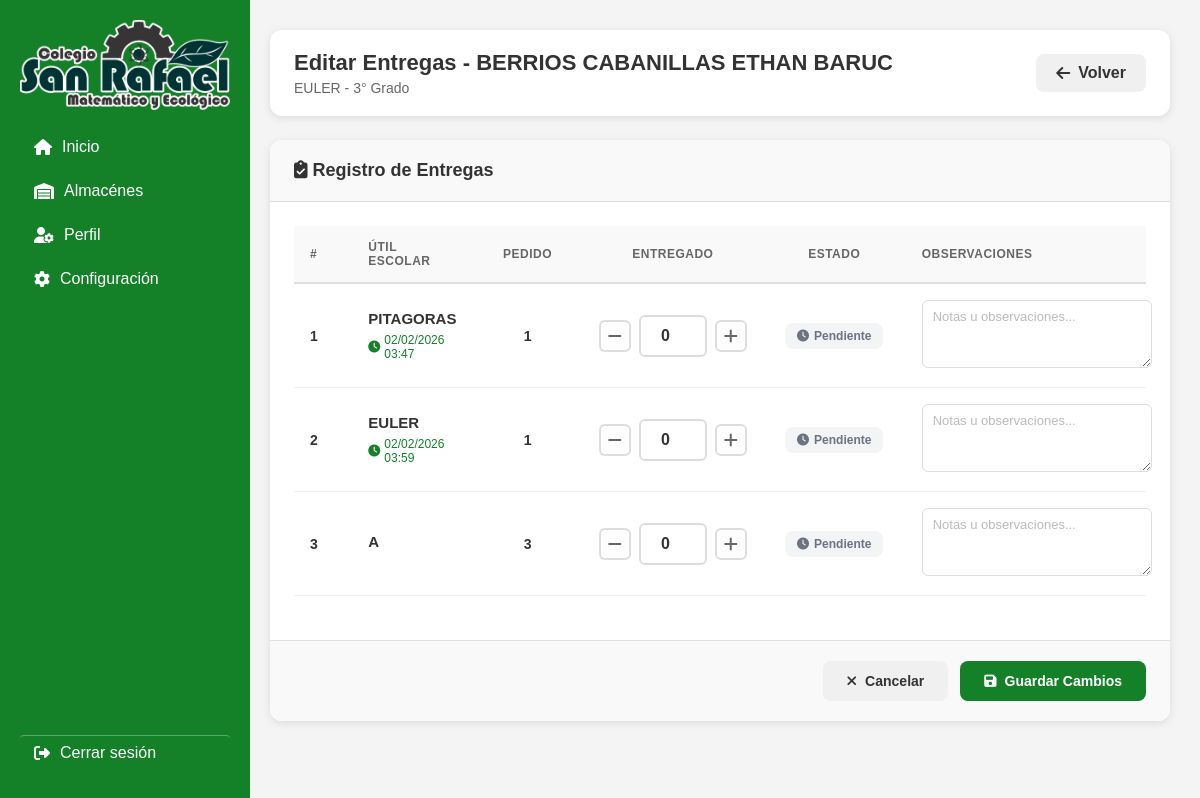
Page /entrega-utiles/alumnos/32/editar-entregas/ on the earlier database version.
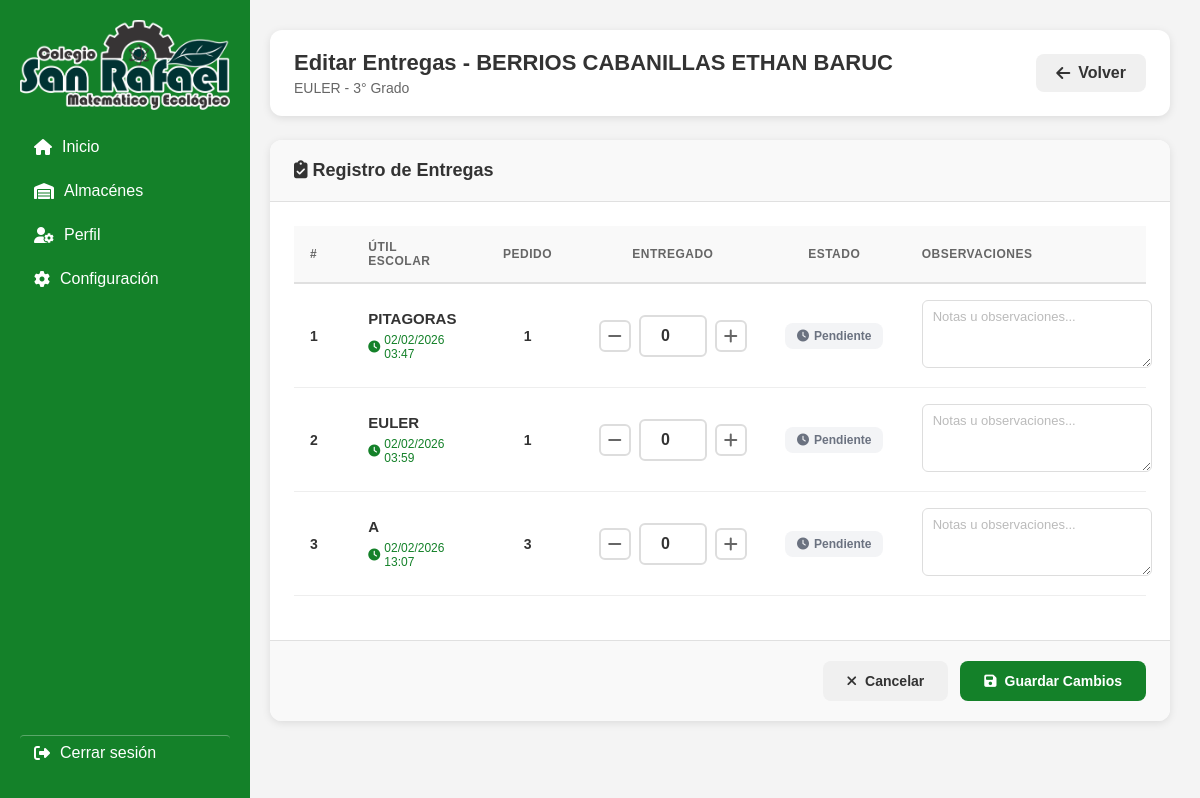
Same page on the later database version.
### app1/models.py (models this page shows, shortened)
class EntregaUtil(models.Model):
    alumno = models.ForeignKey(
        Alumno,
        on_delete=models.CASCADE,
        related_name='entregas'
    )
    util = models.ForeignKey(
        UtilEscolar,
        on_delete=models.CASCADE,
        related_name='entregas'
    )
    cantidad_entregada = models.IntegerField(default=0)
    entregado = models.BooleanField(default=False)
    fecha_entrega = models.DateTimeField(blank=True, null=True)
    fecha_modificacion = models.DateTimeField(auto_now=True)
    observaciones = models.TextField(blank=True, null=True)
    class Meta:
        ordering = ['util__orden', 'util__nombre']
        verbose_name = 'Entrega de Útil'
        verbose_name_plural = 'Entregas de Útiles'
        unique_together = ['alumno', 'util']

class UtilEscolar(models.Model):
    salon = models.ForeignKey(
        Salon,
        on_delete=models.CASCADE,
        related_name='utiles'
    )
    nombre = models.CharField(max_length=200)
    cantidad = models.IntegerField(default=1)
    descripcion = models.TextField(blank=True, null=True)
    orden = models.IntegerField(default=0)
    fecha_creacion = models.DateTimeField(auto_now_add=True)
    class Meta:
        ordering = ['orden', 'nombre']
        verbose_name = 'Útil Escolar'
        verbose_name_plural = 'Útiles Escolares'

### app1/view/Entregautiles.py (the view, shortened to what this page needs)
# urls.py: path('entrega-utiles/alumnos/<int:alumno_id>/editar-entregas/', Entregautiles.editar_entregas_alumno, name='editar_entregas_alumno'),
def editar_entregas_alumno(request, alumno_id):
    alumno = get_object_or_404(Alumno, pk=alumno_id)
    entregas = alumno.entregas.all().select_related('util')
    return render(request, 'almacenes/almutiles/Entrega_Utiles/editar_entregas_alumno.html', {
        'alumno': alumno,
        'entregas': entregas,
        'salon': alumno.salon
    })

### templates/almacenes/almutiles/Entrega_Utiles/editar_entregas_alumno.html (shortened to what the changed rows need)
{% extends 'layout.html' %}
{% load static %}
{% block content %}
<div class="editar-container">
    <div class="header-editar">
        <div>
            <h1>Editar Entregas - {{ alumno.nombre }}</h1>
        </div>
    </div>
    {% if entregas %}
    <form method="post" class="form-card">
        <div class="form-header">
            <h2><i class="fa-solid fa-clipboard-check"></i> Registro de Entregas</h2>
        </div>
        <div class="form-body">
            <table class="entregas-table">
                <thead>
                    <tr>
                        <th>#</th>
                        <th>Útil Escolar</th>
                        <th style="text-align: center;">Pedido</th>
                        <th style="text-align: center;">Entregado</th>
                        <th style="text-align: center;">Estado</th>
                        <th>Observaciones</th>
                    </tr>
                </thead>
                <tbody>
                    {% for entrega in entregas %}
                    <tr>
                        <td class="row-number">{{ forloop.counter }}</td>
                        <td>
                            <div class="util-info">
                                <h3>{{ entrega.util.nombre }}</h3>
                                {% if entrega.fecha_entrega %}
                                <div class="fecha-entrega">
                                    <i class="fa-solid fa-clock"></i>
                                    {{ entrega.fecha_entrega|date:"d/m/Y H:i" }}
                                </div>
                                {% endif %}
                            </div>
                        </td>
                        <td class="cantidad-pedida">
                            {{ entrega.util.cantidad }}
                        </td>
                        <td>
                            <div class="cantidad-control">
                                <button type="button"
                                        class="cantidad-btn btn-decrease"
                                        data-entrega-id="{{ entrega.pk }}"
                                        data-max="{{ entrega.util.cantidad }}">
                                    <i class="fa-solid fa-minus"></i>
                                </button>
                                <input type="number"
                                       name="cantidad_{{ entrega.pk }}"
                                       id="input_{{ entrega.pk }}"
                                       class="cantidad-input"
                                       value="{{ entrega.cantidad_entregada }}"
                                       min="0"
                                       max="{{ entrega.util.cantidad }}"
                                       data-max="{{ entrega.util.cantidad }}">
                                <button type="button"
                                        class="cantidad-btn btn-increase"
                                        data-entrega-id="{{ entrega.pk }}"
                                        data-max="{{ entrega.util.cantidad }}">
                                    <i class="fa-solid fa-plus"></i>
                                </button>
                            </div>
                        </td>
                        <td class="estado-visual">
                            <span class="badge-estado-container" id="badge_{{ entrega.pk }}">
                            </span>
                        </td>
                        <td>
                            <textarea name="obs_{{ entrega.pk }}"
                                      class="obs-textarea"
                                      placeholder="Notas u observaciones...">{% if entrega.observaciones %}{{ entrega.observaciones }}{% endif %}</textarea>
                        </td>
                    </tr>
                    {% endfor %}
                </tbody>
            </table>
        </div>
    </form>
    {% endif %}
</div>
{% endblock %}

Differences in the rows shown:
changed EntregaUtil (number 3 of 3 on the later page): fecha_entrega (not shown) → "02/02/2026 13:07"
